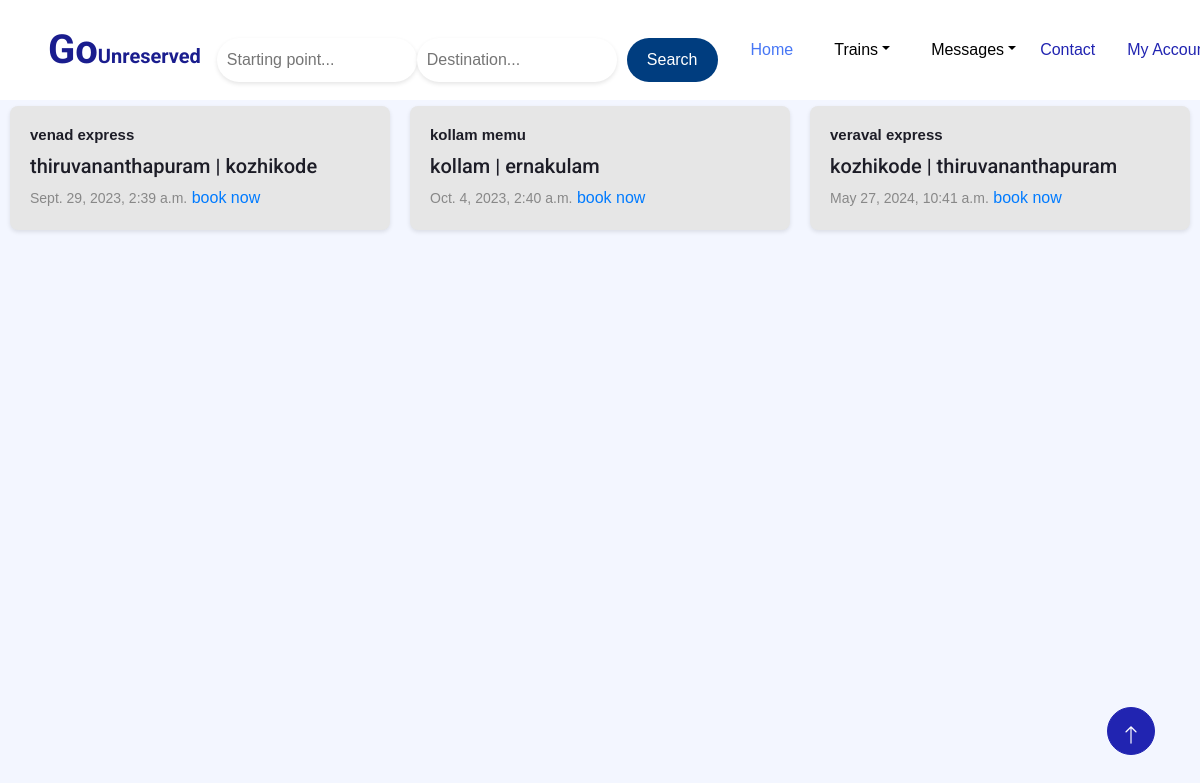
/userhome (signed in), run on an earlier commit of the app's database.
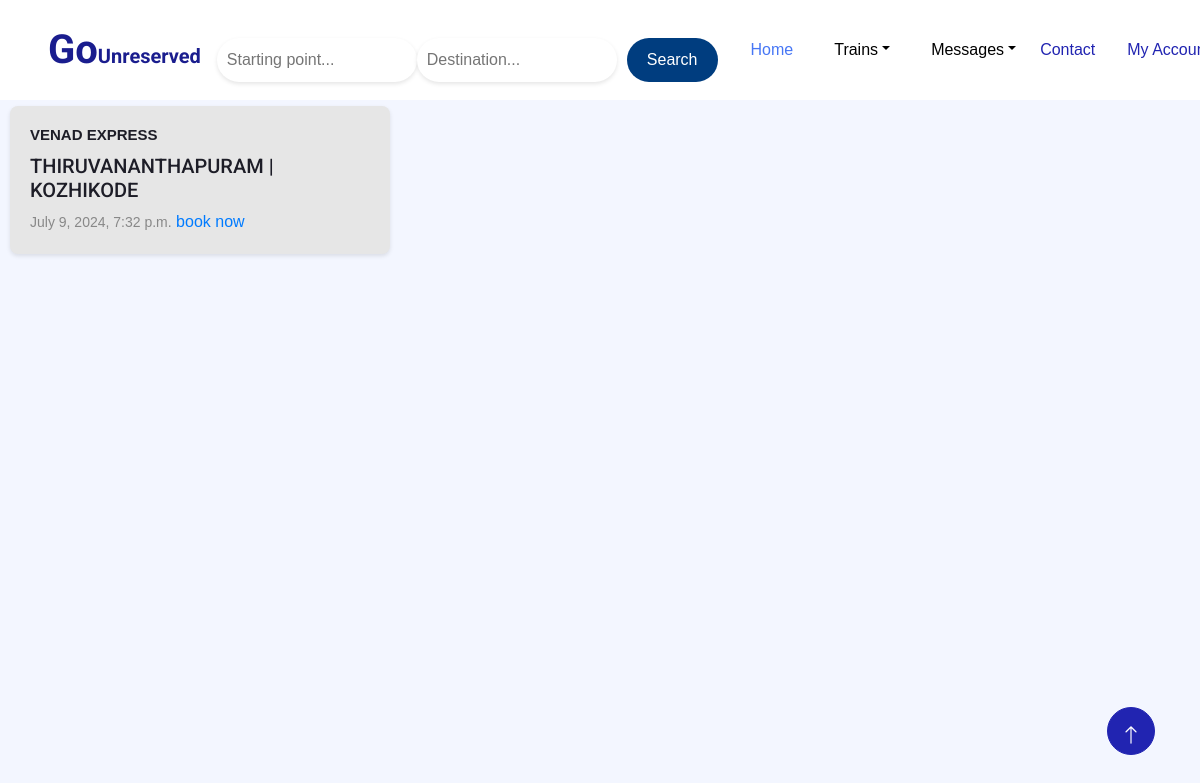
And on a later commit of the database.
### RailApp/models.py (models this page shows, shortened)
class Ticket(models.Model):
    train = models.ForeignKey(Train, on_delete=models.CASCADE)
    starting_station = models.ForeignKey(Station, related_name='starting_station', on_delete=models.CASCADE)
    destination_station = models.ForeignKey(Station, related_name='destination_station', on_delete=models.CASCADE)
    amount = models.DecimalField(max_digits=8, decimal_places=2)
    train_time = models.DateTimeField(auto_now=False)
    ticket_name = models.CharField(max_length=100)

class Train(models.Model):
    name = models.CharField(max_length=100)
    start=models.CharField(max_length=100)
    dest=models.CharField(max_length=100)
    def __str__(self):
        return self.name

class Station(models.Model):
    name = models.CharField(max_length=100)
    def __str__(self):
        return self.name

### RailApp/views.py (the view)
# urls.py: path('userhome',views.userhome,name='userhome'),
def userhome(request):
    trains = Ticket.objects.all()
    messages=Complaint.objects.filter(user__name=request.session['user'])
    search_in = request.GET.get('q')
    search = request.GET.get('h')
    if search_in:
        trains = Ticket.objects.filter(destination_station__name__icontains=search,starting_station__name__icontains=search_in)
    context = {
        'trains':trains,
        'messages':messages,
    }
    return render(request,'userpage.html',context)

### RailApp/templates/userpage.html (shortened to what this page needs)
{% extends "base.html" %}
{% block start %}
<div class="card-container" >
  {% for trains in trains %}
  <div class="small-card">
    <div class="small-card-content">
      <h2 class="small-card-title">{{ trains.train }}</h2>
      <h5>{{ trains.starting_station }} | {{ trains.destination_station.name }}</h5>
      <small>{{ trains.price }}</small>      <small>{{ trains.train_time }}</small>
      <a href="{% url 'book_train' trains.id %}" class="small-card-link">book now </a>
    </div>
  </div>
  {% endfor %}
</div>
{% endblock %}

### RailApp/templates/base.html (shortened to what this page needs)
<!DOCTYPE html>
<html lang="en">
<head>
    {% load static %}
    <link href="https://cdnjs.cloudflare.com/ajax/libs/font-awesome/5.10.0/css/all.min.css" rel="stylesheet">
    <link href="https://cdn.jsdelivr.net/npm/bootstrap-icons@1.4.1/font/bootstrap-icons.css" rel="stylesheet">
    <link rel="stylesheet" href="{% static 'css/lib/animate/animate.min.css' %}">
    <link rel="stylesheet" href="{% static 'css/lib/owlcarousel/assets/owl.carousel.min.css' %}">
    <link rel="stylesheet" href="{% static 'css/lib/lightbox/css/lightbox.min.css' %}">
    <link href="{% static 'css/bootstrap.min.css' %}" rel="stylesheet">
    <link rel="stylesheet" href="path/to/font-awesome/css/font-awesome.min.css">
    <link rel="stylesheet" href="//code.jquery.com/ui/1.12.1/themes/base/jquery-ui.css">
    <link href="{% static 'css/style.css' %}" rel="stylesheet">
<body  style="background-image: url(https://images.pexels.com/photos/106773/pexels-photo-106773.jpeg?auto=compress&cs=tinysrgb&w=1260&h=750&dpr=ms-auto);">
    <div class="container-xxl bg-violet p-0">
        <div class="container-fluid"p-0>
          <nav class="navbar navbar-expand-lg navbar-light px-4 px-lg-5 py-3 py-lg-0" style="background: #fff;height: 100px;">
              <a href="{% url 'userhome' %}" class="navbar-brand p-0">
                  <h1 class="m-0">Go<span class="fs-5">Unreserved</span></h1>
                </a>
                  <form method="get">
                    <div class="search-container">
                      <input type="text" class="search-input" placeholder="Starting point..." name="q">
                      <input type="text" class="search-input" placeholder="Destination..." name="h">
                      <button class="search-button">Search</button>
                  </div>
                </form>
                <div class="collapse navbar-collapse" id="navbarCollapse">
                    <div class="navbar-nav ms-auto py-0">
                        <a href="{% url 'userhome' %}" class="nav-item nav-link active">Home</a>
                        <div class="nav-item dropdown">
                            <a href="#" class="nav-link dropdown-toggle" data-bs-toggle="dropdown">Trains</a>
                        </div>
                        <div class="nav-item dropdown">
                          <a href="#" class="nav-link dropdown-toggle" data-bs-toggle="dropdown">Messages</a>
                          </div>
                        </div>
                        <a href="{% url 'senduser_complaint' %}" class="nav-item nav-link">Contact</a>
                        <div class="nav-item dropdown">
                            <a href="#" class="nav-link dropdown-toggle" data-bs-toggle="dropdown">My Account</a>
                          </div>
                    </div>
                </div>
        </div>
        <br>
        <br>
        <br>
        <br>
        {% block start %}
        {% endblock %}
<a href="#" class="btn btn-lg btn-primary btn-lg-square back-to-top pt-2"><i class="bi bi-arrow-up"></i></a>
</body>
</html>

### static/css/style.css (style rules this page uses)
:root { --primary: #2124B1; --secondary: #4777F5; --light: #F7FAFF; --dark: #1D1D27; }
.back-to-top { position: fixed; display: none; right: 45px; bottom: 45px; z-index: 99; }
h1, h2, h3, .fw-bold { font-weight: 700 !important; }
h4, h5, h6, .fw-medium { font-weight: 500 !important; }
.btn { font-weight: 500; transition: .5s; }
.btn-lg-square { width: 48px; height: 48px; }
.btn-square, .btn-sm-square, .btn-lg-square { padding: 0; display: flex; align-items: center; justify-content: center; font-weight: normal; border-radius: 50px; }
.navbar-light .navbar-nav .nav-link { position: sticky; top:0; margin-left: 25px; color:#000 !important; outline: none; transition: .5s; }
@media (min-width: 992px) { .navbar-light { position: absolute; width: 100% !important; top: 0; left: 0; border-bottom: 1px solid rgba(256, 256, 256, ); z-index: 999; } }
.navbar-light .navbar-nav .nav-link:hover, .navbar-light .navbar-nav .nav-link.active { color: var(--secondary) !important; }
.navbar-light .navbar-brand h1 { color: #1a1d8e; }
@media (min-width: 992px) { .navbar-light { position: absolute; width: 100%; top: 0; left: 0; border-bottom: 1px solid rgba(256, 256, 256, .1); z-index: 999; } }
@media (min-width: 992px) { .navbar-light .navbar-nav .nav-link::before { position: absolute; content: ""; width: 0; height: 2px; bottom: -1px; left: 50%; background: var(--secondary); transition: .5s; } }
.navbar-light { position: fixed !important; }

### RailApp/templates/base.html (style rules this page uses)
.card-container { display: flex; flex-wrap: wrap; justify-content: space-between; }
.small-card { width: calc(33.33% - 20px); display: flex; flex-direction: column; background-color: #e6e6e6; border-radius: 8px; box-shadow: 0 2px 4px rgba(0, 0, 0, 0.1); margin: 10px; padding: 20px; }
.small-card-title { font-size: 15px; font-family: 'Trebuchet MS', 'Lucida Sans Unicode', 'Lucida Grande', 'Lucida Sans', Arial, sans-serif; margin-bottom: 10px; }
.small-card-link { color: #007bff; text-decoration: none; }
body { margin: 0; padding: 0; font-family: Arial, sans-serif; }
.search-container { display: flex; align-items: center; justify-content: center; margin-top: 20px; }
.search-input { padding: 10px; border: none; border-radius: 25px; outline: none; width: 200px; box-shadow: 0px 2px 4px rgba(0, 0, 0, 0.1); }
.search-button { padding: 10px 20px; background-color: #003d7f; color: white; border: none; border-radius: 25px; cursor: pointer; margin-left: 10px; outline: none; }

What changed in the data, as far as the page shows it:
removed Ticket: train "kollam memu", starting_station "kollam", destination_station.name "ernakulam", train_time "Oct. 4, 2023, 2:40 a.m."
removed Ticket: train "veraval express", starting_station "kozhikode", destination_station.name "thiruvananthapuram", train_time "May 27, 2024, 10:41 a.m."
changed Ticket: train "venad express" → "VENAD EXPRESS"; starting_station "thiruvananthapuram" → "THIRUVANANTHAPURAM"; destination_station.name "kozhikode" → "KOZHIKODE"; train_time "Sept. 29, 2023, 2:39 a.m." → "July 9, 2024, 7:32 p.m."
